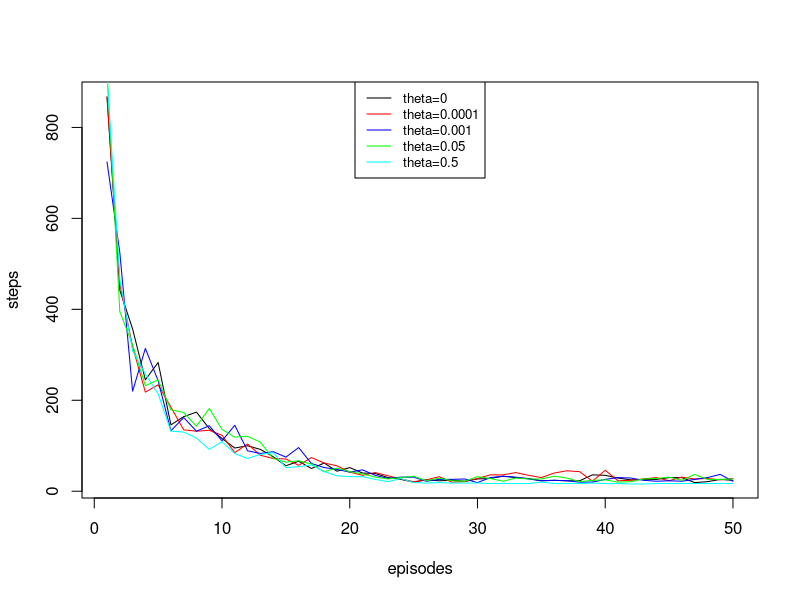

This chart was generated by the following R code:
# number of steps taken in each of 50 episodes

#theta = 0
theta0 = c(866, 442, 357, 245, 283, 146, 164, 174, 138, 116, 95, 100, 92, 76, 56, 66, 50, 62, 44, 52, 40, 39, 30, 26, 20, 25, 23, 24, 22, 27, 28, 33, 30, 28, 23, 24, 23, 23, 36, 35, 29, 25, 26, 26, 30, 30, 19, 21, 26, 24)

#theta = 0.0001
theta1 = c(868, 457, 318, 218, 234, 185, 135, 132, 134, 123, 85, 104, 79, 72, 71, 57, 74, 62, 56, 42, 35, 41, 34, 27, 21, 25, 32, 20, 21, 28, 36, 36, 41, 35, 30, 40, 45, 43, 22, 46, 23, 24, 27, 30, 23, 31, 27, 28, 25, 28)

#theta = 0.001
theta2 = c(724, 525, 220, 314, 243, 133, 162, 132, 144, 111, 145, 89, 83, 87, 75, 96, 61, 52, 48, 42, 47, 35, 28, 31, 31, 22, 26, 26, 27, 19, 30, 33, 31, 27, 23, 24, 23, 20, 20, 26, 30, 29, 24, 22, 23, 22, 26, 30, 37, 22)

#theta = 0.05
theta3 = c(924, 395, 322, 232, 245, 179, 173, 143, 182, 136, 119, 121, 108, 72, 64, 67, 60, 43, 51, 43, 38, 31, 27, 30, 33, 23, 29, 23, 22, 32, 28, 22, 29, 27, 27, 33, 29, 21, 24, 25, 20, 21, 27, 28, 31, 24, 37, 26, 26, 27)

#theta = 0.5
theta4 = c(913, 466, 309, 258, 214, 132, 130, 117, 92, 109, 83, 72, 81, 85, 52, 54, 58, 43, 34, 32, 32, 26, 21, 28, 19, 18, 19, 18, 18, 18, 17, 17, 17, 17, 20, 17, 17, 17, 18, 17, 17, 16, 16, 17, 17, 17, 17, 17, 17, 17)

# plot episodes vs number os steps
plot(theta0, type="l", xlab="episodes", ylab="steps")
lines(theta1, col = "red")
lines(theta2, col = "blue")
lines(theta3, col = "green")
lines(theta4, col = "cyan")


legend("top", legend=c("theta=0", "theta=0.0001", "theta=0.001", "theta=0.05", "theta=0.5"),
       col=c("black", "red", "blue", "green", "cyan"), lty=1, cex=0.8)
